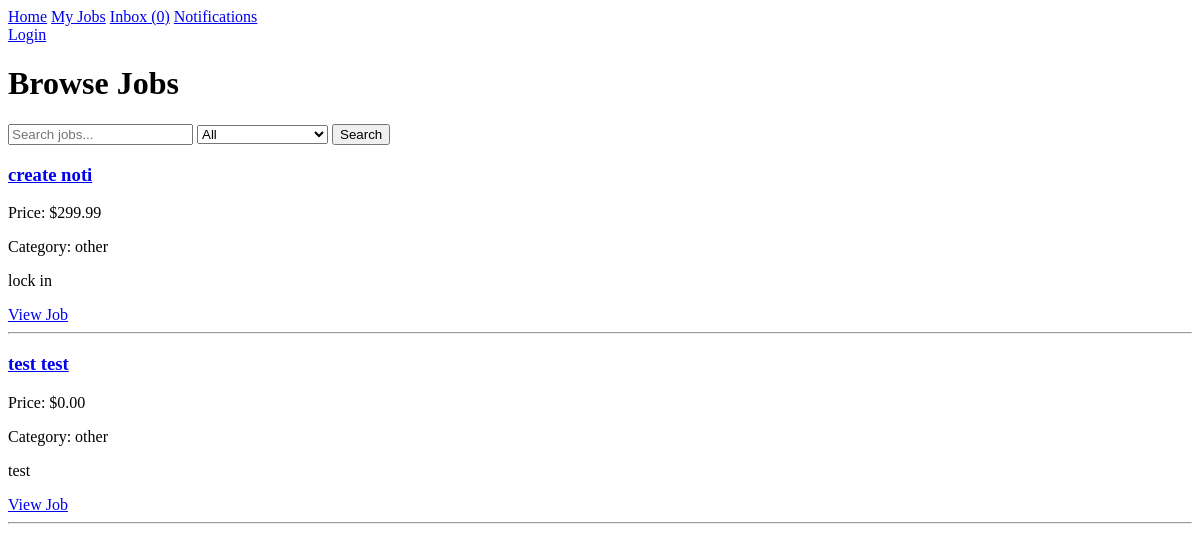
The app's page /, older data.
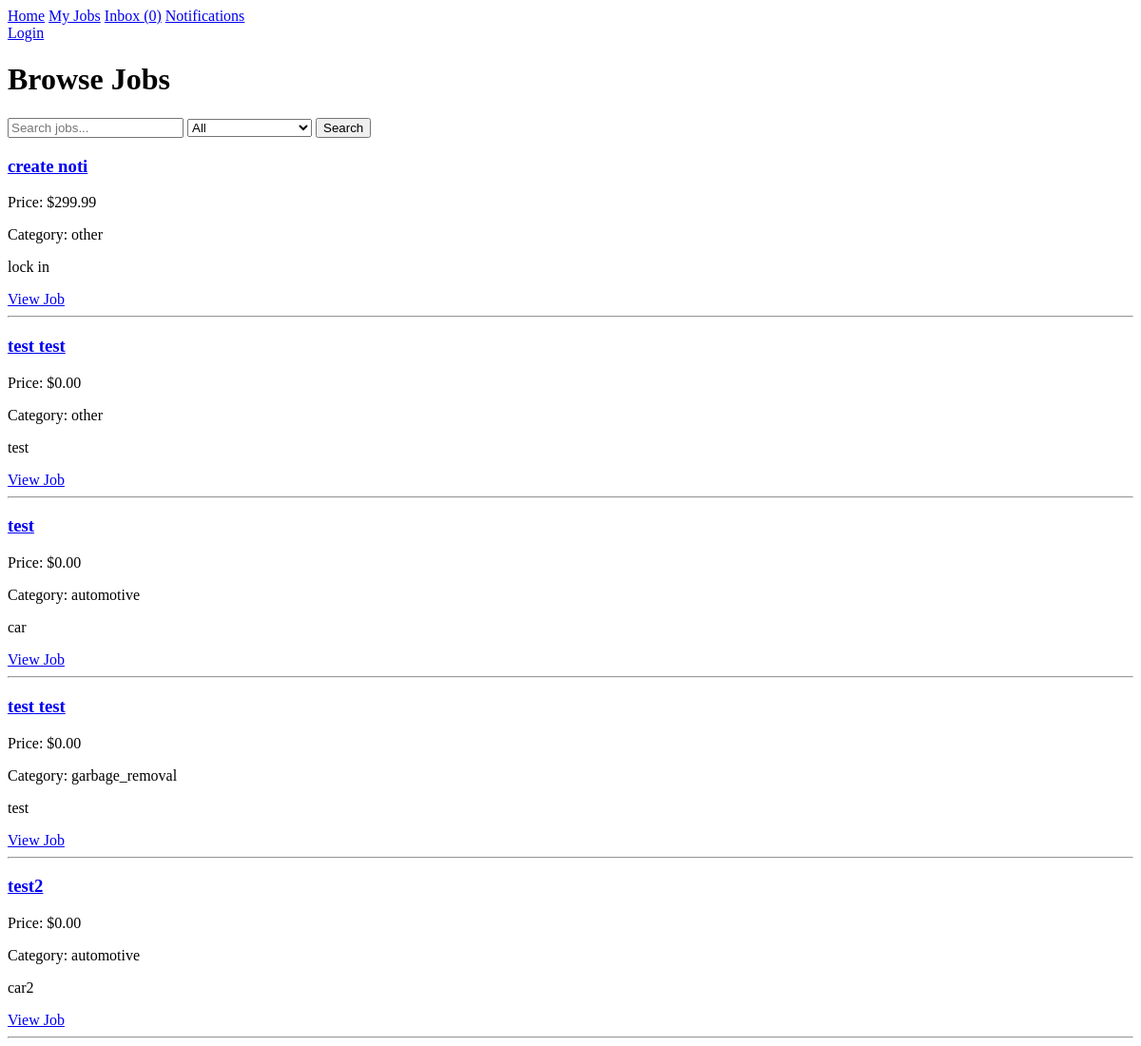
The same page, newer data.
### users/models.py (models this page shows, shortened)
class JobListing(models.Model):
    job_status = [
        ('OPEN', 'open'),
        ('PENDING', 'pending'),
        ('COMPLETED', 'completed'),
        ('CANCELLED', 'cancelled'),
    ]
    job_category = [
        ('landscaping','Landscaping'),
        ('cleaning','Cleaning'),
        ('garbage_removal','Garbage Removal'),
        ('automotive','Automotive'),
        ('handyman','Handyman'),
        ('other','Other'),
    ]
    category = models.CharField(max_length=50, choices=job_category, default='other')
    profile = models.ForeignKey(Profile, on_delete=models.CASCADE)
    price = models.FloatField(blank=False, default=0.0)
    title = models.TextField(max_length=200)
    description = models.CharField(max_length=800, blank=False)
    date = models.DateTimeField(auto_now_add=True)
    status = models.CharField(max_length=10, choices=job_status, default='open')
    images = models.ImageField(upload_to='job_pics/', blank=True, null=True)
    due_date = models.TextField(max_length=20, blank=True, null=True)

### job_board/views.py (the view)
# urls.py: 2. Add a URL to urlpatterns:  path('', views.home, name='home')
def home(request):
    jobs = JobListing.objects.all()
    category = request.GET.get('category')
    query = request.GET.get('q')
    print("CATEGORY: ", category)
    if category and category.strip():
        jobs = jobs.filter(category=category)
    if query:
        jobs = jobs.filter(title__icontains=query)
    print("COUNT: ", jobs.count())
    return render(request, 'job_board/home.html', {'jobs': jobs})

### users/context_processors.py (called while the page is built)
def unread_messages(request):
    if request.user.is_authenticated:
        conversations = Conversation.objects.filter(
            messages__is_read=False
        ).exclude(messages__sender=request.user).distinct()
        count = conversations.count()
    else:
        count = 0
    return {'unread_count': count}

### job_board/templates/job_board/home.html (shortened to what this page needs)
<!DOCTYPE html>
<html>
<head>
</head>
<body>
<nav>
    <a href="{% url 'home' %}">Home</a>
    <a href="{% url 'my_jobs' %}">My Jobs</a>
    <a href="{% url 'inbox' %}">Inbox ({{ unread_count }})</a>
    <a href="{% url 'notifications' %}">Notifications</a>
</nav>
{% if user.is_authenticated and user.profile %}
    <a href="{% url 'job_list' %}">job list</a>
    <a href="{% url 'profile_detail' user.profile.id %}">view profile</a>
    <a href="{% url 'profile_edit' %}">edit profile</a>
    <form method="post" action="{% url 'logout' %}">
        {% csrf_token %}
        <button type="submit">Log out</button>
    </form>
{% else %}
    <a href="{% url 'login' %}">Login</a>
{% endif %}
<h1>Browse Jobs</h1>
<form method="GET" action="{% url 'home' %}">
    <input type="text" name="q" placeholder="Search jobs..." value="{{ request.GET.q }}">
    <select name="category">
        <option value="">All</option>
    </select>
    <button type="submit">Search</button>
</form>
{% for job in jobs %}
    <div>
        <h3>
            <a href="{% url 'job_details' job.id %}">
                {{ job.title }}
            </a>
        </h3>
        <p>Price: ${{ job.price|floatformat:2 }}</p>
        <p>Category: {{ job.category }}</p>
        <p>{{ job.description|truncatewords:15|default:"No description provided." }}</p>
        <a href="{% url 'job_details' job.id %}">View Job</a>
    </div>
    <hr>
{% empty %}
    <p>No jobs found</p>
{% endfor %}
</body>
</html>

Row changes from the older to the newer data that the page shows:
added JobListing: title "test", price "0.00", category "automotive", description "car"
added JobListing: title "test test", price "0.00", category "garbage_removal", description "test"
added JobListing: title "test2", price "0.00", category "automotive", description "car2"
